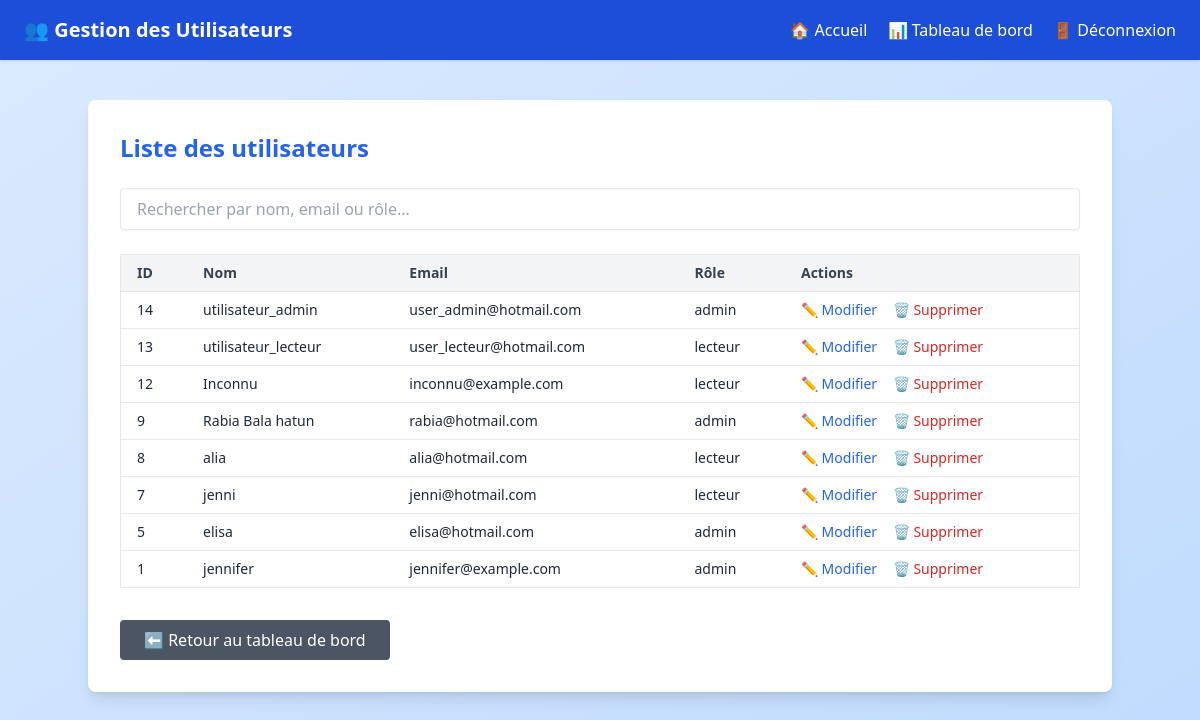
The app's page /gerer_utilisateurs.php (signed in) with its own data.
### tables this page shows
CREATE TABLE IF NOT EXISTS `utilisateurs` (
  `id` int NOT NULL AUTO_INCREMENT,
  `nom_utilisateur` varchar(50) NOT NULL,
  `email` varchar(100) NOT NULL,
  `mot_de_passe` varchar(255) NOT NULL,
  `role` enum('lecteur','admin') DEFAULT 'lecteur',
  `date_inscription` timestamp NULL DEFAULT CURRENT_TIMESTAMP,
  PRIMARY KEY (`id`),
  UNIQUE KEY `nom_utilisateur` (`nom_utilisateur`),
  UNIQUE KEY `email` (`email`)
);

### gerer_utilisateurs.php (the view, shortened to what this page needs)
<?php
require_once 'includes/config.php';
$stmt = $pdo->query("SELECT * FROM utilisateurs ORDER BY id DESC");
$utilisateurs = $stmt->fetchAll();
?>
<!DOCTYPE html>
<html lang="fr">
<head>
    <script src="https://cdn.tailwindcss.com"></script>
</head>
<body class="bg-gradient-to-br from-blue-100 to-blue-200 min-h-screen font-sans">
<header class="bg-blue-700 text-white px-6 py-4 flex justify-between items-center shadow">
    <h1 class="text-xl font-semibold">👥 Gestion des Utilisateurs</h1>
    <nav class="space-x-4">
        <a href="index.php" class="hover:underline">🏠 Accueil</a>
        <a href="dashboard.php" class="hover:underline">📊 Tableau de bord</a>
        <a href="logout.php" class="hover:underline">🚪 Déconnexion</a>
    </nav>
</header>
<main class="max-w-5xl mx-auto mt-10 bg-white rounded-lg shadow-lg p-8">
    <h2 class="text-2xl font-bold text-blue-600 mb-6">Liste des utilisateurs</h2>
    <input type="text" id="searchUsers" placeholder="Rechercher par nom, email ou rôle..."
           class="mb-6 w-full px-4 py-2 border rounded shadow-sm focus:outline-none focus:ring-2 focus:ring-blue-400">
    <?php if (empty($utilisateurs)): ?>
        <p class="text-gray-600">Aucun utilisateur trouvé.</p>
    <?php else: ?>
        <div class="overflow-x-auto">
            <table id="usersTable" class="min-w-full table-auto border border-gray-200">
                <thead class="bg-gray-100 text-left text-sm font-medium text-gray-700">
                    <tr>
                        <th class="px-4 py-2 border-b">ID</th>
                        <th class="px-4 py-2 border-b">Nom</th>
                        <th class="px-4 py-2 border-b">Email</th>
                        <th class="px-4 py-2 border-b">Rôle</th>
                        <th class="px-4 py-2 border-b">Actions</th>
                    </tr>
                </thead>
                <tbody class="text-sm text-gray-800">
                    <?php foreach ($utilisateurs as $user): ?>
                        <tr class="hover:bg-gray-50 transition">
                            <td class="px-4 py-2 border-b"><?= $user['id'] ?></td>
                            <td class="px-4 py-2 border-b"><?= htmlspecialchars($user['nom_utilisateur']) ?></td>
                            <td class="px-4 py-2 border-b"><?= htmlspecialchars($user['email']) ?></td>
                            <td class="px-4 py-2 border-b"><?= htmlspecialchars($user['role']) ?></td>
                            <td class="px-4 py-2 border-b space-x-3">
                                <a href="utilisateurs/edit.php?id=<?= $user['id'] ?>" class="text-blue-600 hover:underline">✏️ Modifier</a>
                                <a href="utilisateurs/delete.php?id=<?= $user['id'] ?>"
                                   onclick="return confirm('Confirmer la suppression ?')"
                                   class="text-red-600 hover:underline">🗑️ Supprimer</a>
                            </td>
                        </tr>
                    <?php endforeach ?>
                </tbody>
            </table>
        </div>
    <?php endif ?>
    <div class="mt-8">
        <a href="dashboard.php"
           class="inline-block bg-gray-600 text-white px-6 py-2 rounded hover:bg-gray-700 transition">
            ⬅️ Retour au tableau de bord
        </a>
    </div>
</main>
</body>
</html>

### records on screen
utilisateurs: id "14", nom_utilisateur "utilisateur_admin", email "user_admin@hotmail.com", role "admin"
utilisateurs: id "13", nom_utilisateur "utilisateur_lecteur", email "user_lecteur@hotmail.com", role "lecteur"
utilisateurs: id "12", nom_utilisateur "Inconnu", email "inconnu@example.com", role "lecteur"
utilisateurs: id "9", nom_utilisateur "Rabia Bala hatun", email "rabia@hotmail.com", role "admin"
utilisateurs: id "8", nom_utilisateur "alia", email "alia@hotmail.com", role "lecteur"
utilisateurs: id "7", nom_utilisateur "jenni", email "jenni@hotmail.com", role "lecteur"
utilisateurs: id "5", nom_utilisateur "elisa", email "elisa@hotmail.com", role "admin"
utilisateurs: id "1", nom_utilisateur "jennifer", email "jennifer@example.com", role "admin"
